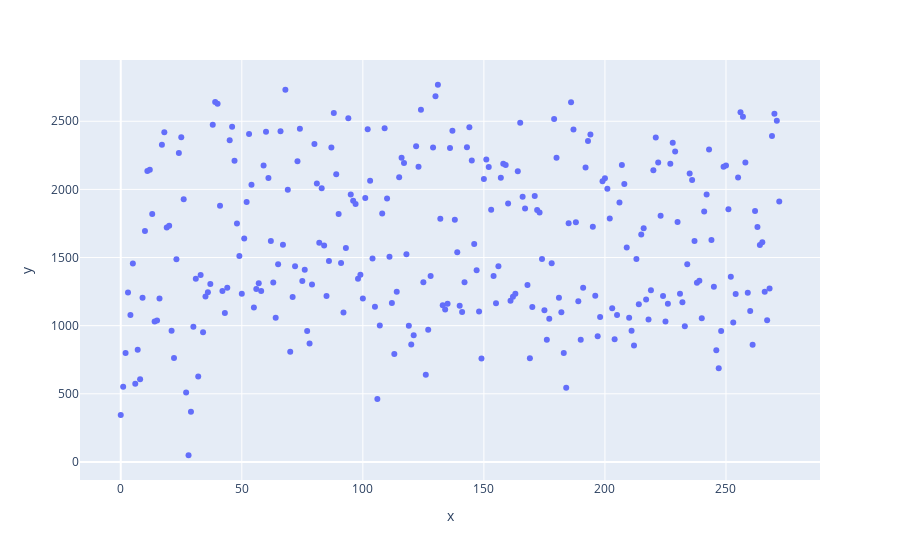
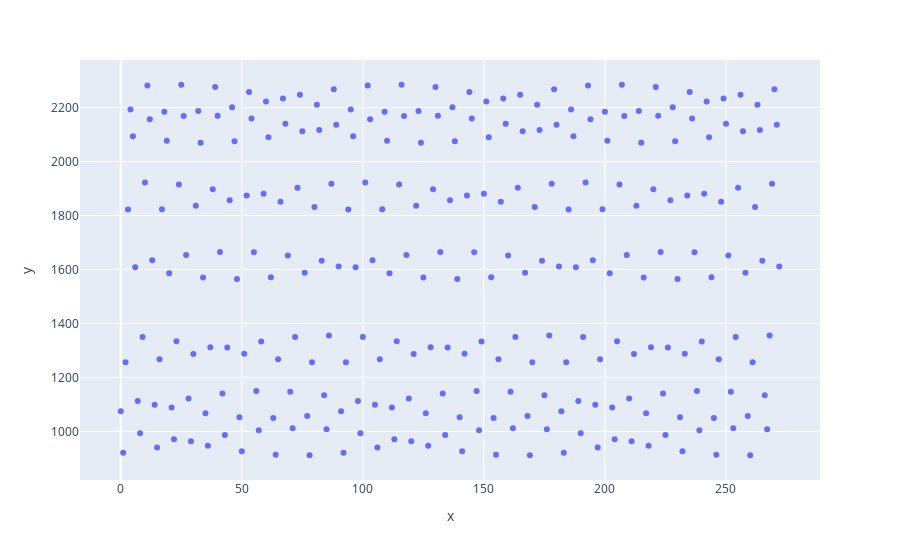

Notebook cell for these charts, in order:
### Code cell
fig = px.scatter(x=np.arange(amount_per_day.shape[0]), y=amount_per_day["amount"])
fig.show()
fig = px.scatter(x=np.arange(amount_per_day.shape[0]), y=np.real(days_band_pass))
fig.show()

### Figure 1 — Plotly figure (JSON) as saved in the notebook; plotly's stock layout.template omitted (floating-point values rounded to 4 significant figures; data arrays with more than 128 entries replaced by an {"elided": "..."} marker saying what was removed)
{"data": [{"hovertemplate": "x=%{x}<br>y=%{y}<extra></extra>", "legendgroup": "", "marker": {"color": "#636efa", "symbol": "circle"}, "mode": "markers", "name": "", "orientation": "v", "showlegend": false, "x": {"elided": "273 int values"}, "xaxis": "x", "y": {"elided": "273 float values"}, "yaxis": "y", "type": "scatter"}], "layout": {"xaxis": {"anchor": "y", "domain": [0.0, 1.0], "title": {"text": "x"}}, "yaxis": {"anchor": "x", "domain": [0.0, 1.0], "title": {"text": "y"}}, "legend": {"tracegroupgap": 0}, "margin": {"t": 60}}}

### Figure 2 — Plotly figure (JSON) as saved in the notebook; plotly's stock layout.template omitted (floating-point values rounded to 4 significant figures; data arrays with more than 128 entries replaced by an {"elided": "..."} marker saying what was removed)
{"data": [{"hovertemplate": "x=%{x}<br>y=%{y}<extra></extra>", "legendgroup": "", "marker": {"color": "#636efa", "symbol": "circle"}, "mode": "markers", "name": "", "orientation": "v", "showlegend": false, "x": {"elided": "273 int values"}, "xaxis": "x", "y": {"elided": "273 float values"}, "yaxis": "y", "type": "scatter"}], "layout": {"xaxis": {"anchor": "y", "domain": [0.0, 1.0], "title": {"text": "x"}}, "yaxis": {"anchor": "x", "domain": [0.0, 1.0], "title": {"text": "y"}}, "legend": {"tracegroupgap": 0}, "margin": {"t": 60}}}
